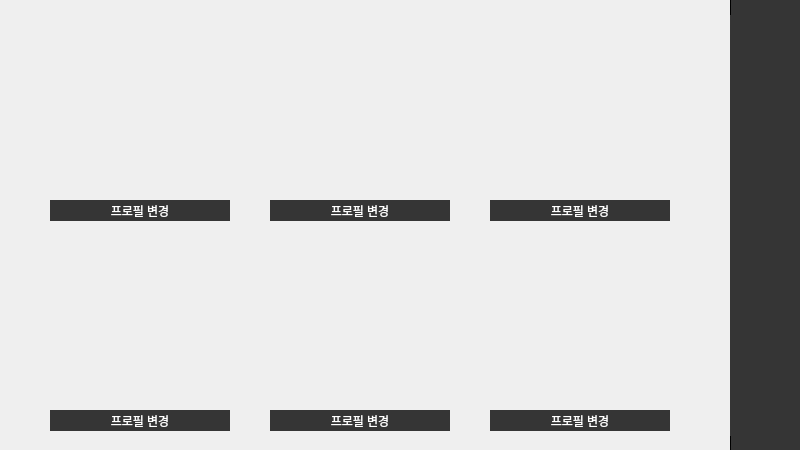
<?xml version="1.0" encoding="UTF-8"?>
<ui version="4.0">
 <class>Dialog</class>
 <widget class="QDialog" name="Dialog">
  <property name="geometry">
   <rect>
    <x>0</x>
    <y>0</y>
    <width>800</width>
    <height>450</height>
   </rect>
  </property>
  <property name="windowTitle">
   <string>나의 정보</string>
  </property>
  <property name="styleSheet">
   <string notr="true"/>
  </property>
  <widget class="QPushButton" name="email_C_Btn">
   <property name="geometry">
    <rect>
     <x>830</x>
     <y>215</y>
     <width>51</width>
     <height>31</height>
    </rect>
   </property>
   <property name="font">
    <font>
     <family>Arial</family>
     <weight>50</weight>
     <bold>false</bold>
    </font>
   </property>
   <property name="styleSheet">
    <string notr="true">QPushButton{
border:1px solid #353535;
background-color:#353535;
color:#fff;
}

QPushButton:hover{
background-color:#fff;
color:#353535;
}
</string>
   </property>
   <property name="text">
    <string>확인</string>
   </property>
  </widget>
  <widget class="QPushButton" name="search_icon">
   <property name="geometry">
    <rect>
     <x>730</x>
     <y>85</y>
     <width>71</width>
     <height>71</height>
    </rect>
   </property>
   <property name="font">
    <font>
     <family>Adobe Arabic</family>
     <pointsize>16</pointsize>
    </font>
   </property>
   <property name="styleSheet">
    <string notr="true">QPushButton{
background:#353535;
border:none;
}
QPushButton:hover{
border:2px solid #fff; 
}</string>
   </property>
   <property name="text">
    <string/>
   </property>
   <property name="icon">
    <iconset>
     <normaloff>icon/Icon2.png</normaloff>icon/Icon2.png</iconset>
   </property>
   <property name="iconSize">
    <size>
     <width>40</width>
     <height>40</height>
    </size>
   </property>
  </widget>
  <widget class="QPushButton" name="donation_icon">
   <property name="geometry">
    <rect>
     <x>730</x>
     <y>295</y>
     <width>71</width>
     <height>71</height>
    </rect>
   </property>
   <property name="font">
    <font>
     <family>Adobe Arabic</family>
     <pointsize>16</pointsize>
    </font>
   </property>
   <property name="styleSheet">
    <string notr="true">QPushButton{
background:#353535;
border:none;
}
QPushButton:hover{
border:2px solid #fff; 
}</string>
   </property>
   <property name="text">
    <string/>
   </property>
   <property name="icon">
    <iconset>
     <normaloff>icon/Icon5.png</normaloff>icon/Icon5.png</iconset>
   </property>
   <property name="iconSize">
    <size>
     <width>35</width>
     <height>35</height>
    </size>
   </property>
  </widget>
  <widget class="QPushButton" name="shopping_icon">
   <property name="geometry">
    <rect>
     <x>730</x>
     <y>155</y>
     <width>71</width>
     <height>71</height>
    </rect>
   </property>
   <property name="font">
    <font>
     <family>Adobe Arabic</family>
     <pointsize>16</pointsize>
    </font>
   </property>
   <property name="styleSheet">
    <string notr="true">QPushButton{
background:#353535;
border:none;
}
QPushButton:hover{
border:2px solid #fff; 
}</string>
   </property>
   <property name="text">
    <string/>
   </property>
   <property name="icon">
    <iconset>
     <normaloff>icon/Icon3.png</normaloff>icon/Icon3.png</iconset>
   </property>
   <property name="iconSize">
    <size>
     <width>35</width>
     <height>35</height>
    </size>
   </property>
  </widget>
  <widget class="QPushButton" name="return_icon">
   <property name="geometry">
    <rect>
     <x>730</x>
     <y>225</y>
     <width>71</width>
     <height>71</height>
    </rect>
   </property>
   <property name="font">
    <font>
     <family>Adobe Arabic</family>
     <pointsize>16</pointsize>
    </font>
   </property>
   <property name="styleSheet">
    <string notr="true">QPushButton{
background:#353535;
border:none;
}
QPushButton:hover{
border:2px solid #fff; 
}</string>
   </property>
   <property name="text">
    <string/>
   </property>
   <property name="icon">
    <iconset>
     <normaloff>icon/Icon4.png</normaloff>icon/Icon4.png</iconset>
   </property>
   <property name="iconSize">
    <size>
     <width>35</width>
     <height>35</height>
    </size>
   </property>
  </widget>
  <widget class="QPushButton" name="home_icon">
   <property name="geometry">
    <rect>
     <x>730</x>
     <y>15</y>
     <width>71</width>
     <height>71</height>
    </rect>
   </property>
   <property name="font">
    <font>
     <family>Adobe Arabic</family>
     <pointsize>16</pointsize>
    </font>
   </property>
   <property name="styleSheet">
    <string notr="true">QPushButton{
background:#353535;
border:none;
}
QPushButton:hover{
border:2px solid #fff; 
}</string>
   </property>
   <property name="text">
    <string/>
   </property>
   <property name="icon">
    <iconset>
     <normaloff>icon/Icon1.png</normaloff>icon/Icon1.png</iconset>
   </property>
   <property name="iconSize">
    <size>
     <width>35</width>
     <height>35</height>
    </size>
   </property>
  </widget>
  <widget class="QTextBrowser" name="textBrowser_3">
   <property name="geometry">
    <rect>
     <x>730</x>
     <y>-15</y>
     <width>71</width>
     <height>471</height>
    </rect>
   </property>
   <property name="styleSheet">
    <string notr="true">border:1px solid; background-color:#353535;</string>
   </property>
  </widget>
  <widget class="QPushButton" name="email_Btn">
   <property name="geometry">
    <rect>
     <x>830</x>
     <y>155</y>
     <width>51</width>
     <height>31</height>
    </rect>
   </property>
   <property name="font">
    <font>
     <family>Arial</family>
     <weight>50</weight>
     <bold>false</bold>
    </font>
   </property>
   <property name="styleSheet">
    <string notr="true">QPushButton{
border:1px solid #353535;
background-color:#353535;
color:#fff;
}

QPushButton:hover{
background-color:#fff;
color:#353535;
}
</string>
   </property>
   <property name="text">
    <string>전송</string>
   </property>
  </widget>
  <widget class="QPushButton" name="user_icon">
   <property name="geometry">
    <rect>
     <x>730</x>
     <y>365</y>
     <width>71</width>
     <height>71</height>
    </rect>
   </property>
   <property name="font">
    <font>
     <family>Adobe Arabic</family>
     <pointsize>16</pointsize>
    </font>
   </property>
   <property name="styleSheet">
    <string notr="true">QPushButton{
background:#353535;
border:none;
}
QPushButton:hover{
border:2px solid #fff; 
}</string>
   </property>
   <property name="text">
    <string/>
   </property>
   <property name="icon">
    <iconset>
     <normaloff>icon/Icon6.png</normaloff>icon/Icon6.png</iconset>
   </property>
   <property name="iconSize">
    <size>
     <width>40</width>
     <height>40</height>
    </size>
   </property>
  </widget>
  <widget class="QPushButton" name="prof1_change">
   <property name="enabled">
    <bool>true</bool>
   </property>
   <property name="geometry">
    <rect>
     <x>50</x>
     <y>200</y>
     <width>180</width>
     <height>21</height>
    </rect>
   </property>
   <property name="font">
    <font>
     <family>Arial</family>
     <weight>50</weight>
     <bold>false</bold>
    </font>
   </property>
   <property name="styleSheet">
    <string notr="true">QPushButton{
border:1px solid #353535;
background-color:#353535;
color:#fff;
}

QPushButton:hover{
background-color:#fff;
color:#353535;
}

</string>
   </property>
   <property name="text">
    <string>프로필 변경</string>
   </property>
  </widget>
  <widget class="QLabel" name="prof1">
   <property name="geometry">
    <rect>
     <x>50</x>
     <y>20</y>
     <width>180</width>
     <height>180</height>
    </rect>
   </property>
   <property name="text">
    <string/>
   </property>
   <property name="pixmap">
    <pixmap>profile/prof1.png</pixmap>
   </property>
   <property name="scaledContents">
    <bool>true</bool>
   </property>
  </widget>
  <widget class="QLabel" name="prof3">
   <property name="geometry">
    <rect>
     <x>490</x>
     <y>20</y>
     <width>180</width>
     <height>180</height>
    </rect>
   </property>
   <property name="text">
    <string/>
   </property>
   <property name="pixmap">
    <pixmap>profile/prof3.png</pixmap>
   </property>
   <property name="scaledContents">
    <bool>true</bool>
   </property>
  </widget>
  <widget class="QLabel" name="prof2">
   <property name="geometry">
    <rect>
     <x>270</x>
     <y>20</y>
     <width>180</width>
     <height>180</height>
    </rect>
   </property>
   <property name="text">
    <string/>
   </property>
   <property name="pixmap">
    <pixmap>profile/prof2.png</pixmap>
   </property>
   <property name="scaledContents">
    <bool>true</bool>
   </property>
  </widget>
  <widget class="QLabel" name="prof4">
   <property name="geometry">
    <rect>
     <x>50</x>
     <y>230</y>
     <width>180</width>
     <height>180</height>
    </rect>
   </property>
   <property name="text">
    <string/>
   </property>
   <property name="pixmap">
    <pixmap>profile/prof4.png</pixmap>
   </property>
   <property name="scaledContents">
    <bool>true</bool>
   </property>
  </widget>
  <widget class="QLabel" name="prof5">
   <property name="geometry">
    <rect>
     <x>270</x>
     <y>230</y>
     <width>180</width>
     <height>180</height>
    </rect>
   </property>
   <property name="text">
    <string/>
   </property>
   <property name="pixmap">
    <pixmap>profile/prof5.png</pixmap>
   </property>
   <property name="scaledContents">
    <bool>true</bool>
   </property>
  </widget>
  <widget class="QLabel" name="prof6">
   <property name="geometry">
    <rect>
     <x>490</x>
     <y>230</y>
     <width>180</width>
     <height>180</height>
    </rect>
   </property>
   <property name="text">
    <string/>
   </property>
   <property name="pixmap">
    <pixmap>profile/prof6.png</pixmap>
   </property>
   <property name="scaledContents">
    <bool>true</bool>
   </property>
  </widget>
  <widget class="QPushButton" name="prof2_change">
   <property name="enabled">
    <bool>true</bool>
   </property>
   <property name="geometry">
    <rect>
     <x>270</x>
     <y>200</y>
     <width>180</width>
     <height>21</height>
    </rect>
   </property>
   <property name="font">
    <font>
     <family>Arial</family>
     <weight>50</weight>
     <bold>false</bold>
    </font>
   </property>
   <property name="styleSheet">
    <string notr="true">QPushButton{
border:1px solid #353535;
background-color:#353535;
color:#fff;
}

QPushButton:hover{
background-color:#fff;
color:#353535;
}

</string>
   </property>
   <property name="text">
    <string>프로필 변경</string>
   </property>
  </widget>
  <widget class="QPushButton" name="prof3_change">
   <property name="enabled">
    <bool>true</bool>
   </property>
   <property name="geometry">
    <rect>
     <x>490</x>
     <y>200</y>
     <width>180</width>
     <height>21</height>
    </rect>
   </property>
   <property name="font">
    <font>
     <family>Arial</family>
     <weight>50</weight>
     <bold>false</bold>
    </font>
   </property>
   <property name="styleSheet">
    <string notr="true">QPushButton{
border:1px solid #353535;
background-color:#353535;
color:#fff;
}

QPushButton:hover{
background-color:#fff;
color:#353535;
}

</string>
   </property>
   <property name="text">
    <string>프로필 변경</string>
   </property>
  </widget>
  <widget class="QPushButton" name="prof4_change">
   <property name="enabled">
    <bool>true</bool>
   </property>
   <property name="geometry">
    <rect>
     <x>50</x>
     <y>410</y>
     <width>180</width>
     <height>21</height>
    </rect>
   </property>
   <property name="font">
    <font>
     <family>Arial</family>
     <weight>50</weight>
     <bold>false</bold>
    </font>
   </property>
   <property name="styleSheet">
    <string notr="true">QPushButton{
border:1px solid #353535;
background-color:#353535;
color:#fff;
}

QPushButton:hover{
background-color:#fff;
color:#353535;
}

</string>
   </property>
   <property name="text">
    <string>프로필 변경</string>
   </property>
  </widget>
  <widget class="QPushButton" name="prof5_change">
   <property name="enabled">
    <bool>true</bool>
   </property>
   <property name="geometry">
    <rect>
     <x>270</x>
     <y>410</y>
     <width>180</width>
     <height>21</height>
    </rect>
   </property>
   <property name="font">
    <font>
     <family>Arial</family>
     <weight>50</weight>
     <bold>false</bold>
    </font>
   </property>
   <property name="styleSheet">
    <string notr="true">QPushButton{
border:1px solid #353535;
background-color:#353535;
color:#fff;
}

QPushButton:hover{
background-color:#fff;
color:#353535;
}

</string>
   </property>
   <property name="text">
    <string>프로필 변경</string>
   </property>
  </widget>
  <widget class="QPushButton" name="prof6_change">
   <property name="enabled">
    <bool>true</bool>
   </property>
   <property name="geometry">
    <rect>
     <x>490</x>
     <y>410</y>
     <width>180</width>
     <height>21</height>
    </rect>
   </property>
   <property name="font">
    <font>
     <family>Arial</family>
     <weight>50</weight>
     <bold>false</bold>
    </font>
   </property>
   <property name="styleSheet">
    <string notr="true">QPushButton{
border:1px solid #353535;
background-color:#353535;
color:#fff;
}

QPushButton:hover{
background-color:#fff;
color:#353535;
}

</string>
   </property>
   <property name="text">
    <string>프로필 변경</string>
   </property>
  </widget>
  <zorder>textBrowser_3</zorder>
  <zorder>email_C_Btn</zorder>
  <zorder>search_icon</zorder>
  <zorder>donation_icon</zorder>
  <zorder>shopping_icon</zorder>
  <zorder>return_icon</zorder>
  <zorder>home_icon</zorder>
  <zorder>email_Btn</zorder>
  <zorder>user_icon</zorder>
  <zorder>prof1_change</zorder>
  <zorder>prof1</zorder>
  <zorder>prof3</zorder>
  <zorder>prof2</zorder>
  <zorder>prof4</zorder>
  <zorder>prof5</zorder>
  <zorder>prof6</zorder>
  <zorder>prof2_change</zorder>
  <zorder>prof3_change</zorder>
  <zorder>prof4_change</zorder>
  <zorder>prof5_change</zorder>
  <zorder>prof6_change</zorder>
 </widget>
 <resources/>
 <connections/>
</ui>
